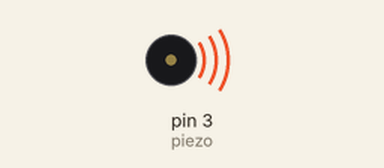
This sketch was run on a simulated Arduino Uno, built with avr-gcc and run on an emulated ATmega328P. Shown: buzzer (waves = sounding).

Above: at 0.2 s.
At 4.5 s:
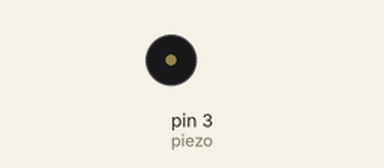
Timing chart, 0 to 6.5 s (numbered marks = the images above):
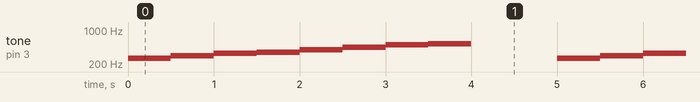

The sketch:

piezo_array.ino
```cpp
int piezo = 3;
int numTones = 8;

int tones[] = {262, 294, 330, 349, 392, 440, 494, 523};

void setup() {
  pinMode(piezo, OUTPUT);
}

void loop() {
  for (int i = 0; i < numTones; i++) {
    tone(piezo, tones[i]);
    delay(500);
  }
  noTone(piezo);
  delay(1000);
}
```

Measured:
- by itself, tone on pin 3 (piezo): repeats every 5.0 s: 294 Hz 0.50 s, 330 Hz 0.50 s, 349 Hz 0.50 s, 392 Hz 0.50 s, 440 Hz 0.50 s, 494 Hz 0.50 s, 523 Hz 0.50 s, silent 1.0 s, 262 Hz 0.50 s
